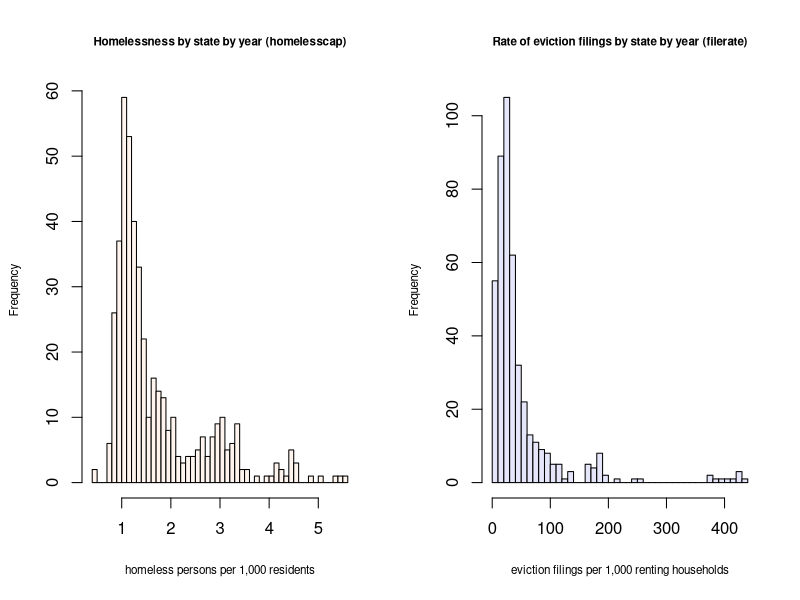
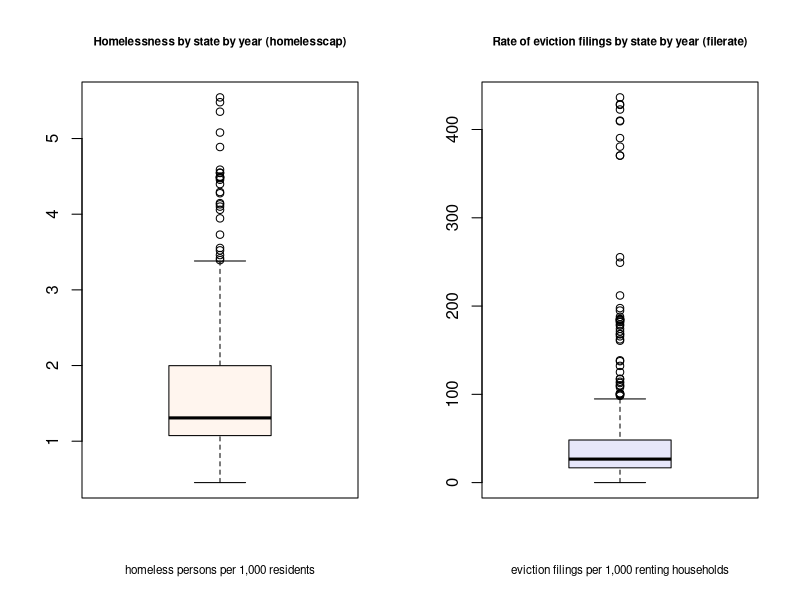
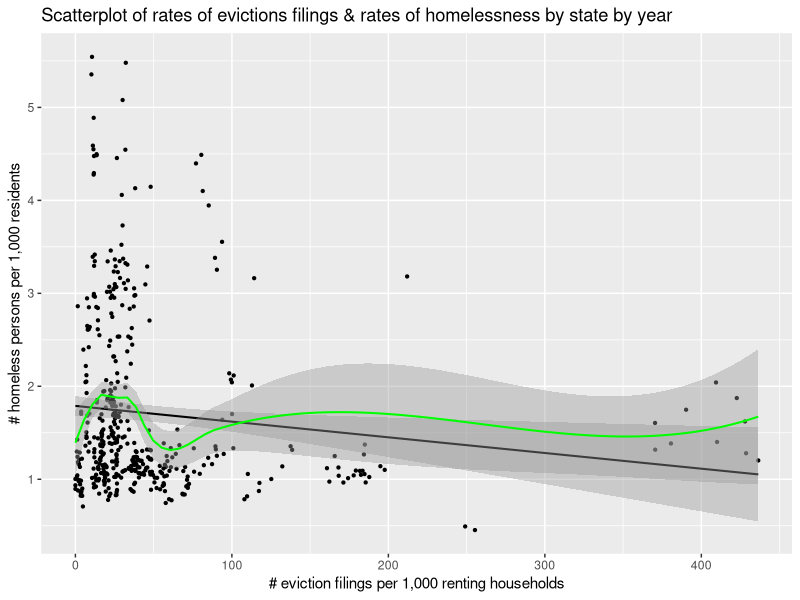

These charts were generated, in order, by the following R code: (Note: this script raises an error after producing the figures.)
## ---- chunk 1
knitr::opts_chunk$set(echo = TRUE, error = FALSE, message = FALSE, warning = FALSE)
## ---- chunk 2
library(haven)
library(MASS)
library(ggplot2)
data = read_dta("homelesspanel.dta")
## ---- chunk 3
head(data)
sumstats = summary(data[c('filerate', 'homelesscap', 'chroniccap', 'red', 'blue')])
print(sumstats)
## ---- chunk 4
# create function for consistent aesthetic theme for distribution visualizations.
plot_template = function(data, type = "box", title, label, color = 'seashell') {
  ## create named list of boxplot func & hist func
  plot_types = list(
    box = function(dt) {
      boxplot(dt, breaks = 40, 
              main = title, 
              xlab = label, 
              col = color, 
              cex.main = 0.7, 
              cex.lab = 0.7)},
    hist = function(dt) {
      hist(dt, breaks = 40, 
              main = title, 
              xlab = label, 
              col = color, 
              cex.main = 0.7, 
              cex.lab = 0.7)}
  )
  ## error handling
  if ( !(type %in% names(plot_types)) ) {
    stop("type must be 'box' or 'hist'")
  }
  # choose specified type of plot by indexing plot_types
  plotted = plot_types[[type]]
  plotted(data)
}

hlabel = 'homeless persons per 1,000 residents'
flabel = 'eviction filings per 1,000 renting households'
## ---- chunk 5
par(mfrow = c(1, 2))

plot_template(data$homelesscap, type = 'hist',
              title = "Homelessness by state by year (homelesscap)",
              label = hlabel)

plot_template(data$filerate, type = 'hist',
              title = 'Rate of eviction filings by state by year (filerate)',
              label = flabel,
              color = 'lavender')
## ---- chunk 6
par(mfrow = c(1, 2))

plot_template(data$homelesscap,
              title = "Homelessness by state by year (homelesscap)",
              label = hlabel)

plot_template(data$filerate,
              title = 'Rate of eviction filings by state by year (filerate)',
              label = flabel,
              color = 'lavender')
## ---- chunk 7
base = ggplot(data = data, mapping = aes(x = filerate, y = homelesscap))

base + geom_point(size = 0.8) + 
  geom_smooth(method = 'lm', color = 'black', linewidth = .7) +
  geom_smooth(color = 'green', linewidth = .7) +
  labs(title = 'Scatterplot of rates of evictions filings & rates of homelessness by state by year') +
  ylab('# homeless persons per 1,000 residents') +
  xlab('# eviction filings per 1,000 renting households')

## ---- chunk 8
x_var = data$filerate
model = l_model

plot(x_var, model$residuals)
## ---- chunk 9
l_model = lm(homelesscap ~ filerate, data = data)
summary(l_model)

# Plot model diagnostics
plot_diagnostics = function(model, x_var = data$filerate, xlabel = 'eviction filings'){
  par(mfrow=c(1, 2))
  plot(x_var, model$residuals, main = 'scatterplot of x_i and u_i', xlab = xlabel, ylab = "residuals")
  plot(model, which = 2)
}

plot_diagnostics(model = l_model)
## ---- chunk 10
data_nozero = subset(data, (filerate>0) & (homelesscap>0))

ln_model = lm(log(homelesscap) ~ log(filerate), data = data_nozero)
summary(ln_model)

plot_diagnostics(ln_model, x_var = data_nozero$filerate)
## ---- chunk 11
mln_model = lm(log(homelesscap) ~ log(filerate) + red + blue + densityrank, data = data_nozero)
summary(mln_model)

plot_diagnostics(mln_model, x_var = data_nozero$filerate)
## ---- chunk 12
confint(mln_model)
## ---- chunk 13
dlabs = c('1' = 'High Density', '0' = 'Low Density')
blabs = c('1' = 'Blue state', '0' = 'Red or Purple state')

base + geom_point(size = 0.8) +
  geom_smooth(method = 'lm', color = 'black', linewidth = .7) +
  geom_smooth(color = 'green', linewidth = .7) +
  facet_grid(rows = vars(dense), cols = vars(blue), 
             labeller = labeller(blue = blabs, dense = dlabs))
## ---- chunk 14
lsdv_model = lm(homelesscap ~ filerate + factor(state_abbrev) - 1, data = data)
summary(lsdv_model)
plot_diagnostics(lsdv_model)
## ---- chunk 15
library(plm)
fe_model = plm(log(homelesscap) ~ log(filerate), data = data_nozero, index = c('state_abbrev', 'year'), model = 'within')
summary(fe_model)
